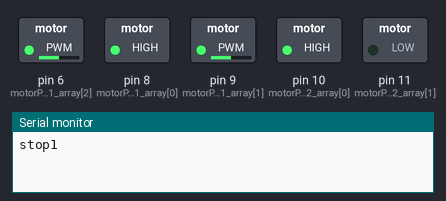
A sketch run on a simulated Arduino Uno, built with avr-gcc and run on an emulated ATmega328P. On the bench: switched loads named in the sketch (green lamp = pin HIGH), the last lines printed to the serial monitor.

Above: at 0.05 s.
At 4.05 s:
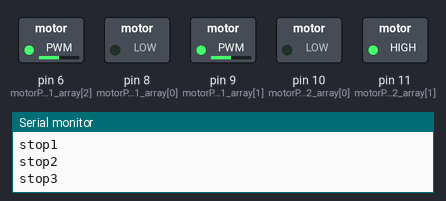
At 7.95 s:
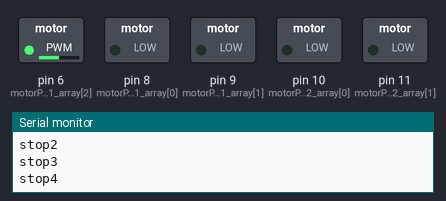
Timing chart, 0 to 9.2 s (numbered marks = the images above):
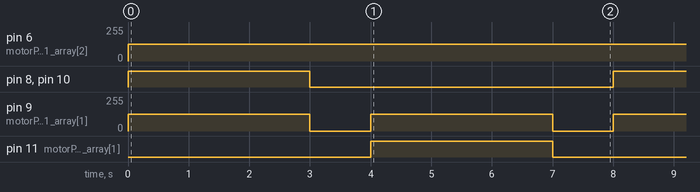

Measured:
- by itself, pin 6 (motorPin_1_array[2]): 0/255 → 127/255 at 0.00 s
- by itself, pin 8 (motorPin_1_array[0]), pin 10 (motorPin_2_array[0]), pin 11 (motorPin_2_array[1]): alternates HIGH for 3.0 s and LOW for 5.0 s
- by itself, pin 9 (motorPin_1_array[1]): alternates 127/255 for 3.0 s and 0/255 for 1.0 s

The sketch:

Simple_Drive_fwd_and_back.ino
```cpp
/*

  I solemnly swear I am up to no good
  Saima Ali
  EngSci 1T7

*/

#define UP 0
#define RIGHT 1
#define DOWN 2
#define LEFT 3

#define TURN_TIME 1000
#define BOARDHEIGHT 9
#define BOARDWIDTH 8

#define THRESHOLD 300
#define SERVO_ANGLE 20

const int motorPin_1_array[3] = {8,9,6}; //right motor
const int motorPin_2_array[3] = {10,11,9}; //left motor

//const int line_sensor[2] = {A2, A3};

void setup () {
  pinMode( motorPin_1_array[0], OUTPUT );
  pinMode( motorPin_1_array[1], OUTPUT );
  //pinMode( motorPin_1_array[2], OUTPUT );
  pinMode( motorPin_2_array[0], OUTPUT );
  pinMode( motorPin_2_array[1], OUTPUT );
  //pinMode( motorPin_2_array[2], OUTPUT );

  Serial.begin( 9600 );

}

void loop () {

  driveForward( motorPin_1_array );
  driveForward( motorPin_2_array );
  Serial.println( "stop1" );

  delay( 3000 );

  driveStop( motorPin_1_array );
  driveStop( motorPin_2_array );
  Serial.println( "stop2" );

  delay( 1000 );

  driveBackward( motorPin_1_array );
  driveBackward( motorPin_2_array );
  Serial.println( "stop3" );

  delay( 3000 );

  driveStop( motorPin_1_array );
  driveStop( motorPin_2_array );
  Serial.println( "stop4" );

  delay( 1000 );

}


void driveForward( const int motorPin_array[] ) {
  digitalWrite( motorPin_array[0], 1 );
  digitalWrite( motorPin_array[1], 0 );
  analogWrite(motorPin_array[2],127);
}

void driveBackward( const int motorPin_array[] ) {
  digitalWrite( motorPin_array[0], 0 );
  digitalWrite( motorPin_array[1], 1 );
  analogWrite(motorPin_array[2], 127);
}

void driveStop( const int motorPin_array[] ) {
  //analogWrite( motorPin_array[2], 0 );
  digitalWrite( motorPin_array[0], 0 );
  digitalWrite( motorPin_array[1], 0 );
}
```
